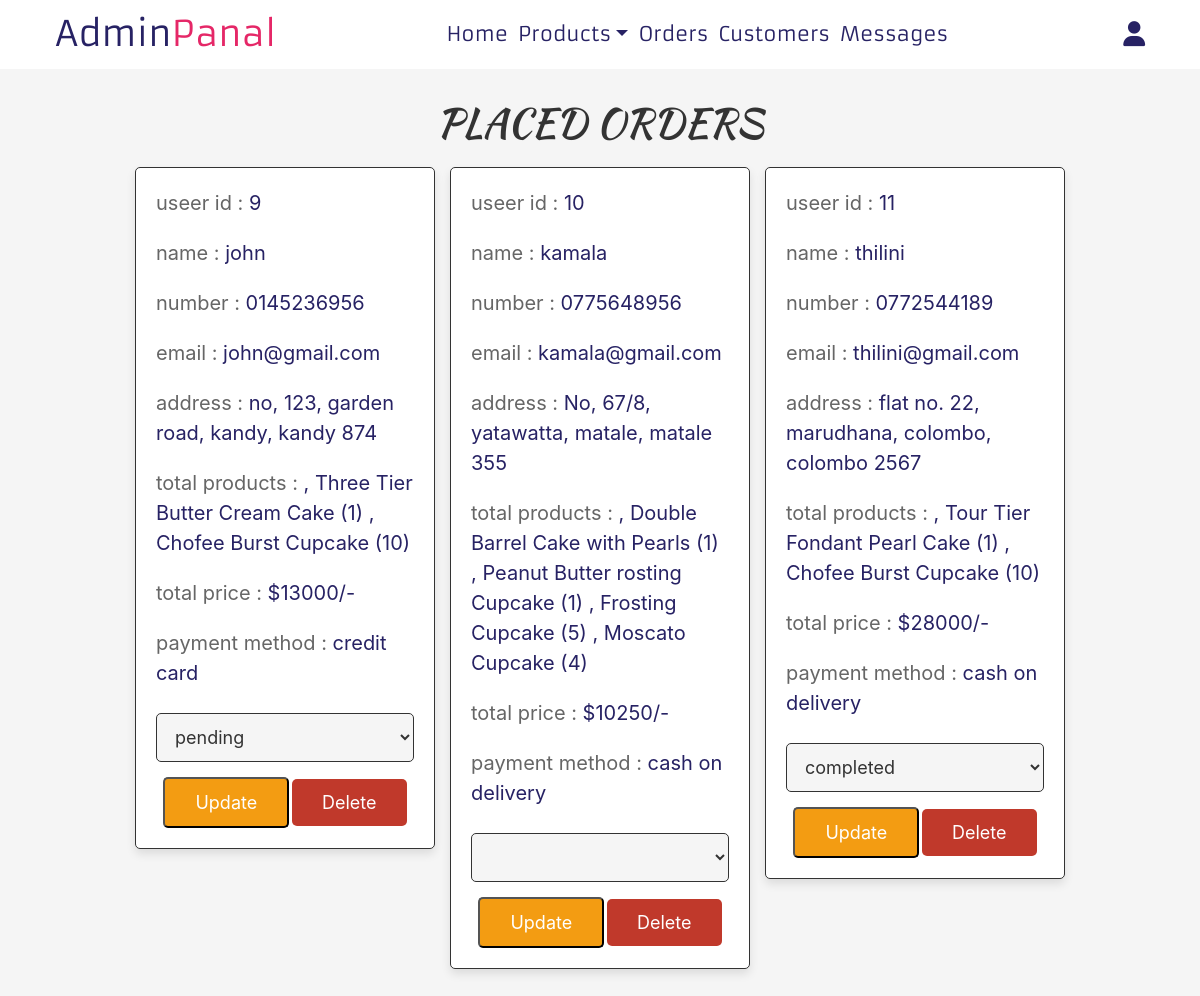
Screenshot of /Cake/Admin/orders.php (signed in) with the database file from the repository.
### tables this page shows
CREATE TABLE `orders` (
  `id` int(100) NOT NULL,
  `user_id` int(100) NOT NULL,
  `name` varchar(100) NOT NULL,
  `number` varchar(11) NOT NULL,
  `email` varchar(100) NOT NULL,
  `method` varchar(50) NOT NULL,
  `address` varchar(500) NOT NULL,
  `total_products` varchar(1000) NOT NULL,
  `total_price` int(100) NOT NULL,
  `placed_on` varchar(50) NOT NULL,
  `payment_status` varchar(20) NOT NULL
);

### Cake/Admin/orders.php (the view, shortened to what this page needs)
<?php
$conn = mysqli_connect('localhost', 'root', '', 'cake') or die('connection failed');
?>
<!DOCTYPE html>
<html lang="en">
<head>
<link href="../bootstrap/css/bootstrap.min.css" rel="stylesheet" >
<link href="source/css/admin_style.css" rel="stylesheet">
</head>
<body>
<?php
    include 'nav/admin_nav.php'
?>
<section class="orders">
    <h1 class="title">placed orders</h1>
    <div class="box-container">
        <?php
            $order_query = "SELECT * FROM orders";
            $select_orders = mysqli_query($conn, $order_query);
            if(mysqli_num_rows($select_orders) > 0){
                while($fetch_orders = mysqli_fetch_assoc($select_orders)){
        ?>
        <div class="box">
            <p>useer id : <span><?php echo $fetch_orders['user_id']; ?></span></p>
            <p>name : <span><?php echo $fetch_orders['name']; ?></span></p>
            <p>number : <span><?php echo $fetch_orders['number']; ?></span></p>
            <p>email : <span><?php echo $fetch_orders['email']; ?></span></p>
            <p>address : <span><?php echo $fetch_orders['address']; ?></span></p>
            <p>total products : <span><?php echo $fetch_orders['total_products']; ?></span></p>
            <p>total price : <span>$<?php echo $fetch_orders['total_price']; ?>/-</span></p>
            <p>payment method : <span><?php echo $fetch_orders['method']; ?></span></p>
            <form action="" method="POST">
                <select name="update_payment">
                    <option value="" selected disabled><?php echo $fetch_orders['payment_status']; ?></option>
                    <option value="pending">pending</option>
                </select>
                <input type="submit" value="update" name="update_order" class="option-btn">
                <a href="orders.php?delete=<?php echo $fetch_orders['id']; ?>" onclick="return confirm('delete this order?');" class="delete-btn">delete</a>
            </form>
        </div>
        <?php
        }
            }else{
                echo '<p class="empty">no orders placed yet!</p>';
            }
        ?>
    </div>
</section>
</body>
</html>

### Cake/Admin/source/css/admin_style.css (style rules this page uses)
:root { --pink: #E52767; --red: #c0392b; --orange: #f39c12; --black: #333; --white: #fff; --light-color: #666; --light-white: #ccc; --light-bg: #f5f5f5; --border: .1rem solid var(--black); --box-shedow: 0 .5rem 1rem rgba(0,0,0,.1); }
html { font-size: 62.5%; overflow-x: hidden; }
body { background-color: var(--light-bg); }
section { padding: 3rem 2rem; }
.title { text-align: center; margin-bottom: 2rem; text-transform: uppercase; color: var(--black); font-size: 4rem; font-family: 'kaushan_scriptregular'; }
.btn, .option-btn, .delete-btn, .white-btn { display: inline-block; margin-top: 1rem; padding: 1rem 3rem; cursor: pointer; color: var(--white); font-size: 1.8rem; border-radius: .5rem; text-transform: capitalize; }
.option-btn { background-color: var(--orange); }
.delete-btn { background-color: var(--red); }
.orders .box-container { display: grid; grid-template-columns: repeat(auto-fit, 30rem); justify-content: center; gap: 1.5rem; max-width: 1200px; margin: 0 auto; align-items: flex-start; }
.orders .box-container .box { background-color: var(--white); padding: 2rem; border: var(--border); box-shadow: var(--box-shedow); border-radius: .5rem; }
.orders .box-container .box p { padding-bottom: 1rem; font-size: 2rem; color: var(--light-color); }
.orders .box-container .box p span { color: #272264; }
.orders .box-container .box form { text-align: center; }
.orders .box-container .box form select { width: 100%; background-color: var(--light-bg); border: var(--border); padding: 1.2rem 1.4rem; font-size: 1.8rem; color: var(--black); border-radius: .5rem; margin: .5rem 0; }

### rows the page displays
orders: user "9", name "john", number "0145236956", email "john@gmail.com", address "no, 123, garden road, kandy, kandy 874", total_products ", Three Tier Butter Cream Cake (1) , Chofee Burst Cupcake (10)", total_price "13000", method "credit card", update_payment "pending"
orders: user "10", name "kamala", number "0775648956", email "kamala@gmail.com", address "No, 67/8, yatawatta, matale, matale 355", total_products ", Double Barrel Cake with Pearls (1) , Peanut Butter rosting Cupcake (1) , Frosting Cupcake (5) , Moscato Cupcake (4)", total_price "10250", method "cash on delivery"
orders: user "11", name "thilini", number "0772544189", email "thilini@gmail.com", address "flat no. 22, marudhana, colombo, colombo 2567", total_products ", Tour Tier Fondant Pearl Cake (1) , Chofee Burst Cupcake (10)", total_price "28000", method "cash on delivery", update_payment "completed"
